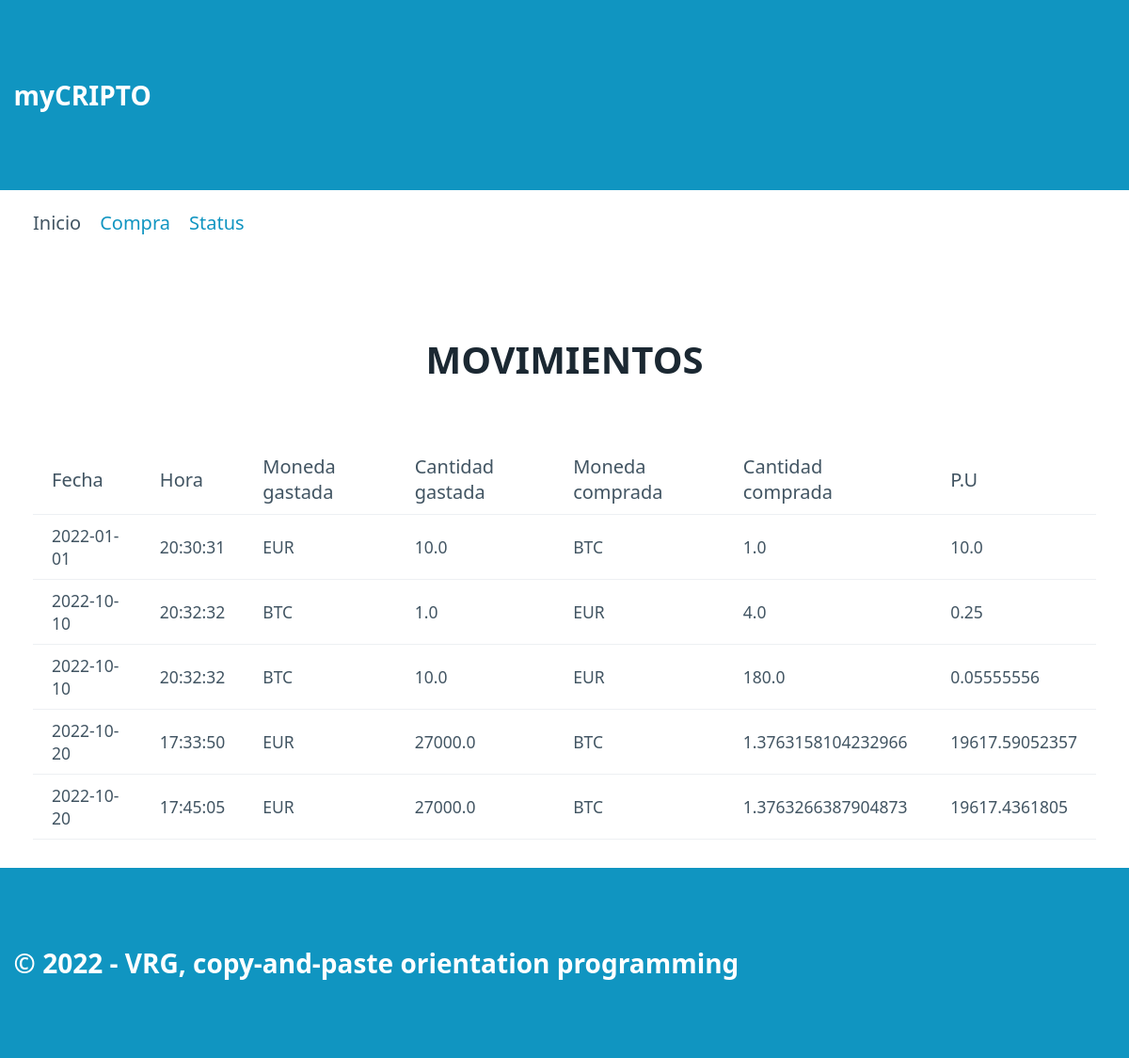
Before: / with the older database file.
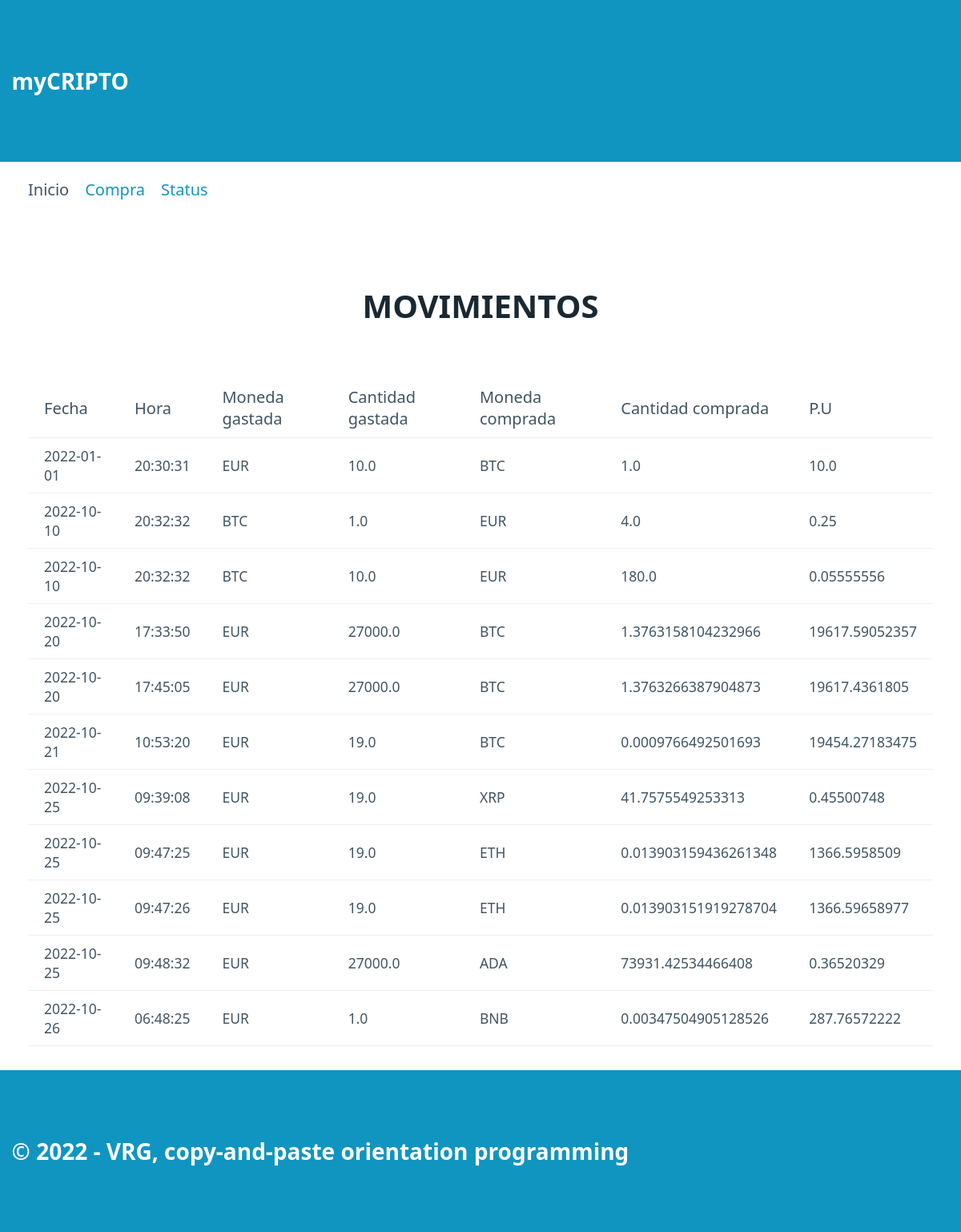
After: the same page with the newer database file.
### tables this page shows
CREATE TABLE "movements" (
	"id"	INTEGER,
	"date"	TEXT NOT NULL,
	"time"	TEXT NOT NULL,
	"moneda_from"	TEXT NOT NULL,
	"cantidad_from"	REAL NOT NULL,
	"moneda_to"	TEXT NOT NULL,
	"cantidad_to"	REAL NOT NULL,
	PRIMARY KEY("id" AUTOINCREMENT)
);

### cripto_ex/routes.py (the view)
@app.route("/")
def index():
        try:
                pageNow = "index"
                registros = select_all()
                return render_template("index.html", pageTitle="Inicio", pageNow=pageNow, data=registros)
        except sqlite3.Error as e:
                flash ("Se ha producido un error en la base de datos, contacte con el administrador")
                print(e)
                pageNow = "index"
                return render_template("index.html", pageTitle="Purchase", pageNow=pageNow, data=[])

### cripto_ex/models.py (called while the page is built)
def select_all():
    conn = sqlite3.connect(ORIGIN_DATA)
    cur = conn.cursor()
    result = cur.execute("SELECT id, date, time, moneda_from, cantidad_from, moneda_to, cantidad_to, (SELECT ROUND (cantidad_from / cantidad_to, 8)) as PU from movements order by date;")
    filas = result.fetchall() # lista de tuplas
    columnas = result.description #tupla de tuplas, description es un atributo del cursor
    resultado = []
    for fila in filas:
        posicion_columna = 0
        d = {}
        for campo in columnas:
            d[campo[0]] = fila[posicion_columna]
            posicion_columna += 1
        resultado.append(d)
    conn.close()
    return resultado

### cripto_ex/templates/index.html
{% extends "base.html" %}
{% block content %}
{% if data|length > 0 %}
        <h1 class="container" align="center">MOVIMIENTOS</h1>
        <table class="container">
            <th>Fecha</th>
            <th>Hora</th>
            <th>Moneda gastada</th>
            <th>Cantidad gastada</th>
            <th>Moneda comprada</th>
            <th>Cantidad comprada</th>
            <th>P.U</th>
        {% for movement in data %}
            <tr>
                <td>{{ movement.date }}</td>
                <td>{{ movement.time }}</td>
                <td>{{ movement.moneda_from }}</td>
                <td>{{ movement.cantidad_from }}</td>
                <td>{{ movement.moneda_to }}</td>
                <td>{{ movement.cantidad_to }}</td>
                <td>{{ movement.PU }}</td>
            </tr>
        {% endfor %}
        </table>
{% else %}
    <h1 class="container" align="center">SIN MOVIMIENTOS</h1>
{% endif %}
{% endblock %}

### cripto_ex/templates/base.html (shortened to what this page needs)
<html lang="en">
<head>
    <link rel="stylesheet" href="/static/css/pico.css">
    <link rel="stylesheet" href="/static/css/styles.css">
<body>
    <header>
        <div>
            &nbsp; myCRIPTO
        </div>
    </header>
    <nav class="container">
        <ul>
            {% if 'index' in pageNow %}
                <li>Inicio</li>
            {% else %}
                <li><a href="/">Inicio</a></li>
            {% endif %}
            {% if 'purchase' in pageNow %}
                <li>Compra</li>
            {% else %}
                <li><a href="/purchase">Compra</a></li>
            {% endif %}
            {% if 'status' in pageNow %}
                <li>Status</li>
            {% else %}
                <li><a href="/status">Status</a></li>
            {% endif %}
        </ul>
    </nav>
    {% block content %}{% endblock %}
    <footer>
        &nbsp; &copy; 2022 - VRG, copy-and-paste orientation programming
    </footer>
</body>
</html>

### cripto_ex/static/css/styles.css (style rules this page uses)
header, footer { background-color: var(--primary); color: var(--primary-inverse); font-size: 1.4em; font-weight: bold; }

Changed rows visible on the page:
added movements: date "2022-10-21", time "10:53:20", moneda_from "EUR", cantidad_from "19.0", moneda_to "BTC", cantidad_to "0.0009766492501693", PU "19454.27183475"
added movements: date "2022-10-25", time "09:39:08", moneda_from "EUR", cantidad_from "19.0", moneda_to "XRP", cantidad_to "41.7575549253313", PU "0.45500748"
added movements: date "2022-10-25", time "09:47:25", moneda_from "EUR", cantidad_from "19.0", moneda_to "ETH", cantidad_to "0.013903159436261348", PU "1366.5958509"
added movements: date "2022-10-25", time "09:47:26", moneda_from "EUR", cantidad_from "19.0", moneda_to "ETH", cantidad_to "0.013903151919278704", PU "1366.59658977"
added movements: date "2022-10-25", time "09:48:32", moneda_from "EUR", cantidad_from "27000.0", moneda_to "ADA", cantidad_to "73931.42534466408", PU "0.36520329"
added movements: date "2022-10-26", time "06:48:25", moneda_from "EUR", cantidad_from "1.0", moneda_to "BNB", cantidad_to "0.00347504905128526", PU "287.76572222"
